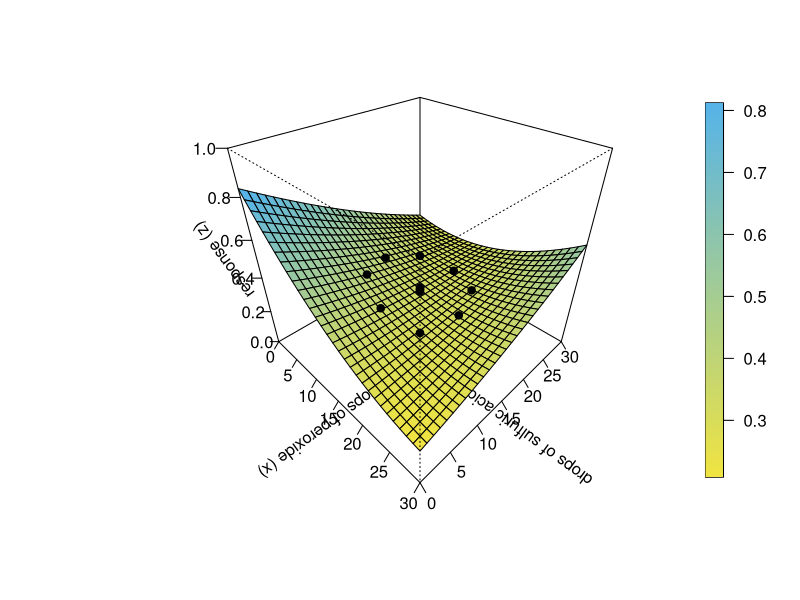
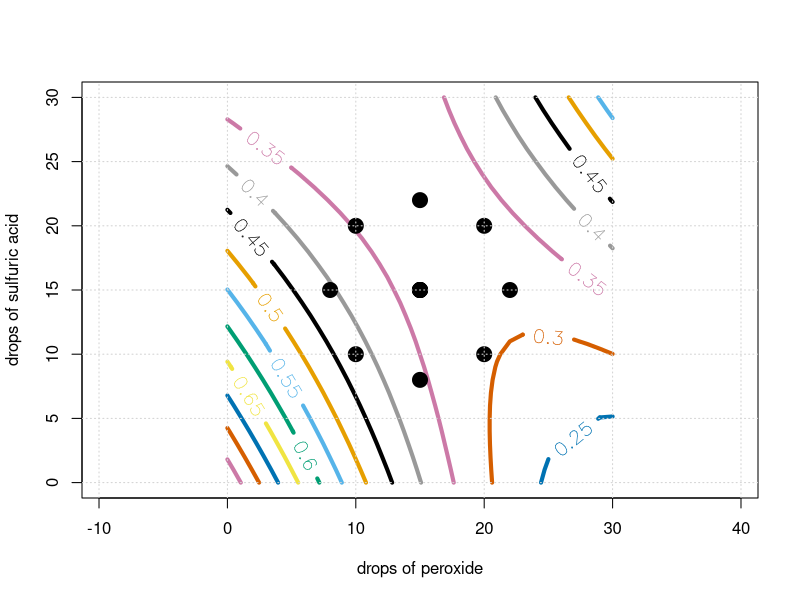

These charts were generated, in order, by the following R code:
# read in packages
library(fields)

# set color scheme
palette("Okabe-Ito")

# central composite design data
peroxide = c(20,20,10,10,15,22,8,15,15,15,15,15)
sulfuric = c(20,10,20,10,15,15,15,22,8,15,15,15)
absorbance = c(330,293,359,420,334,327,397,319,367,336,346,323)/1000

# build linear model
lm.r = lm(absorbance ~ peroxide * sulfuric + I(peroxide^2) + I(sulfuric^2))

# use model to build response surface
xmod = seq(0,30,1)
ymod = seq(0,30,1)
ccmod = function(a,b){
  lm.r$coefficients[1] + lm.r$coefficients[2]*a + lm.r$coefficients[3]*b + lm.r$coefficients[4]*a^2 + lm.r$coefficients[5]*b^2 + lm.r$coefficients[6]*a*b
}
zmod = outer(xmod,ymod,ccmod)
nrz = nrow(zmod)
ncz = ncol(zmod)
nbcol = 100
col.pal<-colorRampPalette(c(5,3))
color<-col.pal(nbcol)
zfacet = (zmod[-1, -1] + zmod[-1, -ncz] + zmod[-nrz, -1] + zmod[-nrz, -ncz])/4
facetcol = cut(zfacet,nbcol)

# create perspective plot
p = persp(xmod, ymod, zmod, scale = TRUE, shade = NA, 
          col = color[facetcol],
          theta = 45, phi = 35, 
          ticktype = "detailed",
          xlab = "drops of peroxide (x)", 
          ylab = "drops of sulfuric acid (y)", 
          border = NULL,
          zlab = "response (z)", zlim = c(0,1))

# add points to perspective plot
points(trans3d(x = peroxide, y = sulfuric, absorbance, pmat = p), 
       col = 1, pch = 19, type = "p")

# add color scale
imagePlot(legend.only=T, zlim=range(zfacet), col = color)

# create contour plot and add points
contour(x = xmod, y = ymod, z = zmod,
        levels = seq(0,1,0.05), asp = 1,
        xlim = c(0,30), xlab = "drops of peroxide",
        ylim = c(0,30), ylab = "drops of sulfuric acid",
        lwd = 4, col = seq(1,9,1), labcex = 1.25)
points(x = sulfuric, y = peroxide, pch = 19, col = "black", cex = 2)
grid()

b0 = lm.r$coefficients[1] 
b1 = lm.r$coefficients[2] 
b2 = lm.r$coefficients[3] 
b11 = lm.r$coefficients[4]
b22 = lm.r$coefficients[5] 
b12 = lm.r$coefficients[6]

peroxide_initial = 15
sulfuric_initial = 15
absorbance_initial = b0 + b1*peroxide_initial + b2*sulfuric_initial + b11*peroxide_initial + b22*sulfuric_initial + b12*peroxide_initial*sulfuric_initial

peroxide_new = peroxide_initial + 1
sulfuric_new = sulfuric_initial + 0
absorbance_new = b0 + b1*peroxide_new + b2*sulfuric_new + b11*peroxide_new + b22*sulfuric_new + b12*peroxide_new*sulfuric_new


step = 1
per = 15
sul = 15
id = which.max(zmod[sul+1,])
abs = zmod[sul+1,id]
